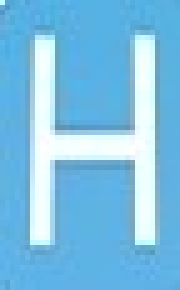
#> input picture image-processing/13.jpg, 36 x 58 px (shown 5 times larger)
$ python exp1.py
#> lines starting #> are read from the running program, lines starting #| are printed output that depends on the picture; after the words box and inside, x2 and y2 are one past the last pixel; in counts of white or black regions, pixels touching at a corner belong together
""" Image object
"""
import cv2 as cv
import numpy as np
import imutils
import glob
import matplotlib.pyplot as plt

def contains_template(template_image, visualize=False, image_path="images"):
    """
    Finds the location of the template in a given image.
    Arguments: template image, image path
    Returns an image with the location marked in a rectangle.
    """
    found = None
    (tH, tW) = template_image.shape[:2]

    for imagePath in glob.glob(image_path + "/*.jpg"):
        img = cv.imread(imagePath) # Read the image file

        _gray = cv.cvtColor(_resize(img, scale_percent=30), cv.COLOR_BGR2GRAY)

        for scale in np.linspace(0.2, 1.0, 30)[::-1]:
            # this loop scales the image by 30% while searching for the image template
            resized = imutils.resize(_gray, width=int(_gray.shape[1] * scale))

            r = _gray.shape[1]/float(resized.shape[1])

            # Break the loop when the image is smaller than the template.
            # this will prevent and error on cv.matchTemplate
            if resized.shape[0] < tH or resized.shape[1] < tW:
                break

            _image = 0
            edged = cv.Canny(resized, 50, 100)
            result = cv.matchTemplate(edged, template_image, cv.TM_CCOEFF)
            # experiment
            # w, h = template.shape[::-1]
            (_, maxVal, _, maxLoc) = cv.minMaxLoc(result)
            # (min_val, maxVal, min_loc, maxLoc) = cv.minMaxLoc(result)

            # top_left = min_loc
            # bottom_right = (top_left[0] + tW, top_left[1] + tH)

            """ check to see if the iteration should be visualized"""

            if visualize:
                """ draw a bounding box around the detected region """
                clone = np.dstack([edged, edged, edged])
                cv.rectangle(clone, (maxLoc[0], maxLoc[1]),
                    (maxLoc[0] + tW, maxLoc[1] + tH), (0, 0, 255), 2)
                cv.imshow("Visualize", clone)
                cv.waitKey(0)

            if found is None or maxVal > found[0]:
                found = (maxVal, maxLoc, r)


        (_, maxLoc, r) = found
        (startX, startY) = (int(maxLoc[0] * r), int(maxLoc[1] * r))
        # (startX, startY) = (int(maxLoc[0]*resized), int(maxLoc[1] * resized))
        (endX, endY) = (int((maxLoc[0] + tW) * r), int((maxLoc[1] + tH) * r))
        # (endX, endY) = (int((maxLoc[0] + tW) * resized), int((maxLoc[1] + tH) * resized))
        """draw a bounding box around the detected result and display the image """
        # cv.rectangle(image, top_left, bottom_right, (0,0,255), 20)
        cv.rectangle(_gray, (startX, startY), (endX, endY), (0, 0, 255), 2)
        cv.imshow("Image", _gray)
        cv.waitKey(0)

def _resize(img, scale_percent=50):
    """
    Takes an image and resizes, default it reduces to 50%
    """
    width = int(img.shape[1] * scale_percent / 100)
    height = int(img.shape[0] * scale_percent / 100)
    dim = (width, height)
    """ resize image"""
    image = cv.resize(img, dim, interpolation = cv.INTER_AREA)

    return image

def canny_template(image):
    #converts image to gray
    img = cv.cvtColor(image, cv.COLOR_BGR2GRAY)

    scale_percent = 250 # percent of original size
    width = int(img.shape[1] * scale_percent / 100)
    height = int(img.shape[0] * scale_percent / 100)
    dim = (width, height)
    """ resize image"""
    image = cv.resize(img, dim, interpolation = cv.INTER_AREA)
    # applies canny edge detection
    template = cv.Canny(image, 50, 200)

    return template

def filtered(gray_image):
    blur = cv.GaussianBlur(gray_image, (11, 11), 0)
    thresh = cv.threshold(blur, 200, 255, cv.THRESH_BINARY)[1]
    thresh = cv.erode(thresh, None, iterations=2)
    thresh = cv.dilate(thresh, None, iterations=4)

def function1(image):
    """
    Attempting to reduce noise(image shine from)
    """
    # image = image_resize(img)
    new_image = np.zeros(image.shape, image.dtype)

    alpha = 1.0 # Simple contrast control
    beta = 50    # Simple brightness control
    # Initialize values
    print(' Basic Linear Transforms ')
    print('-------------------------')
    try:
        alpha = float(0.0) # float: 1.0-3.0
        beta = int(100) # 1-100
    except ValueError:
        print('Error, not a number')
    # Do the operation new_image(i,j) = alpha*image(i,j) + beta
    # Instead of these 'for' loops we could have used simply:
    # new_image = cv.convertScaleAbs(image, alpha=alpha, beta=beta)
    # but we wanted to show you how to access the pixels :)
    for y in range(image.shape[0]):
        for x in range(image.shape[1]):
            for c in range(image.shape[2]):
                new_image[y,x,c] = np.clip(alpha*image[y,x,c] + beta, 0, 255)
    cv.imshow('Original Image', image)
    cv.imshow('New Image', new_image)
    # Wait until user press some key
    cv.waitKey()

if __name__ == "__main__":
    template = canny_template(cv.imread("13.jpg"))
#> in canny_template, image is the input picture: shape (58, 36, 3); mean B, G, R 228.8, 192, 124.2
#> in canny_template, `template = cv.Canny(image, 50, 200)`:
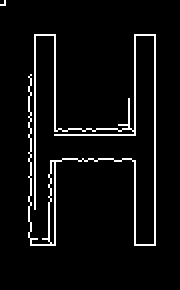
#> template: shape (145, 90) (shown 2 times larger); 5.3% white in thin lines or dots, all inside (x1, y1, x2, y2) = (0, 0, 78, 123)
    print(template.shape[:2])
#| (145, 90)
    """
    Trying to reduce image shine to reduce errors
    """
    # image = cv.imread("images/2.jpg")
    # resized = image_resize(image)
    # function1(resized)
    contains_template(template, visualize=True)
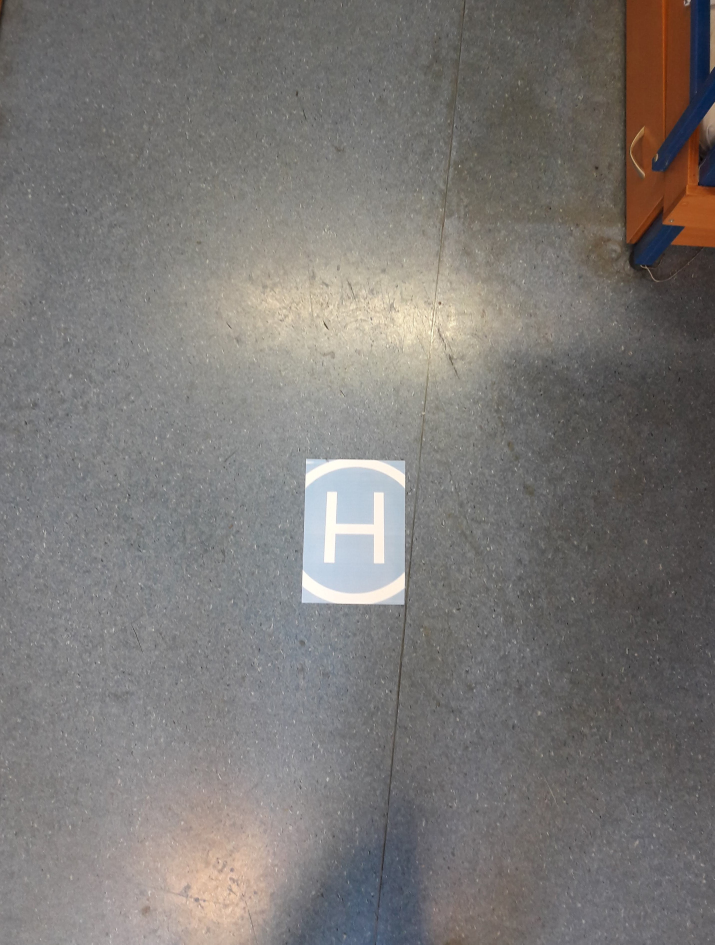
#> input picture image-processing/images/0.jpg, 2859 x 3777 px (shown at 1/4 size)
#> in contains_template, img is the input picture: shape (3777, 2859, 3); mean B, G, R 117.3, 119.9, 123.2
#> the loop in contains_template, `for scale in np.linspace(0.2, 1.0, 30)[::-1]:` made 30 passes
#> (maxVal, found) on passes 1, 4, 6: (7598388, (7598388, (374, 561), 1)), (9889868, (9889868, (661, 2), 1.09)), (11394113, (11394113, (319, 484), 1.16))
#> (maxVal, maxLoc) on passes 2, 3, 5, 7, 8, 9: (6743525, (394, 637)), (7407648, (441, 519)), (9362732, (331, 491)), (8607575, (609, 78)), (9126040, (588, 69)), (9445097, (567, 0))
#> pass 1, in contains_template, `result = cv.matchTemplate(edged, template_image, cv.TM_CCOEFF)`:
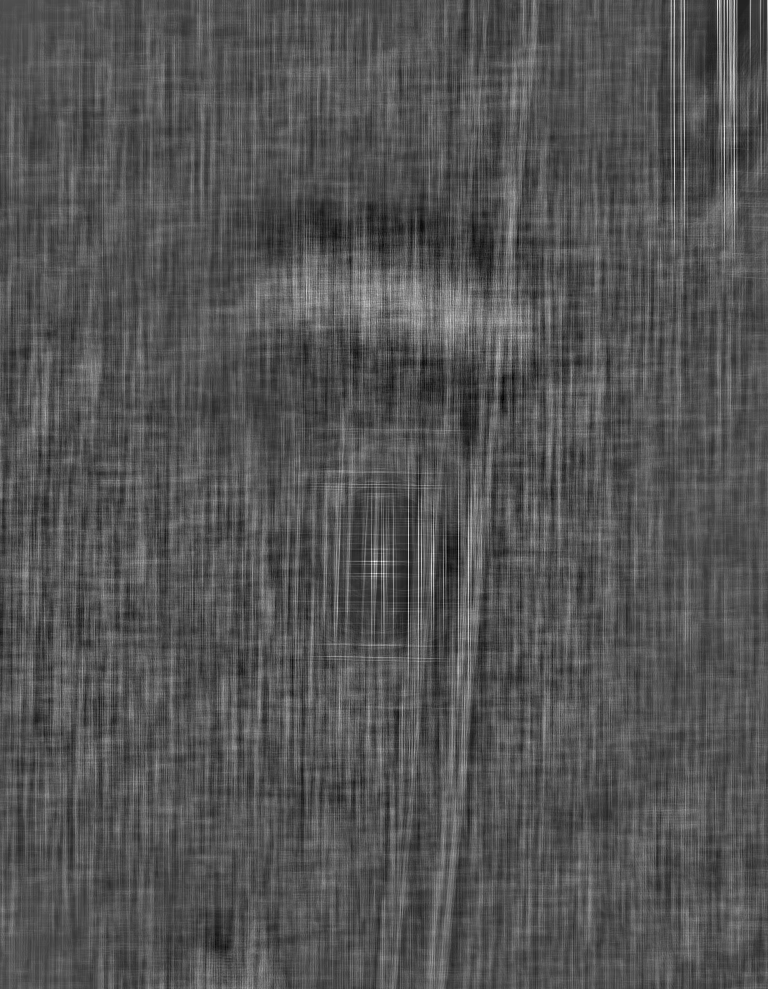
#> result: shape (989, 768) float32; min -3726365.8, max 7598388, mean 161.6; drawn with min black and max white
#> pass 1, in contains_template, `cv.imshow("Visualize", clone)`:
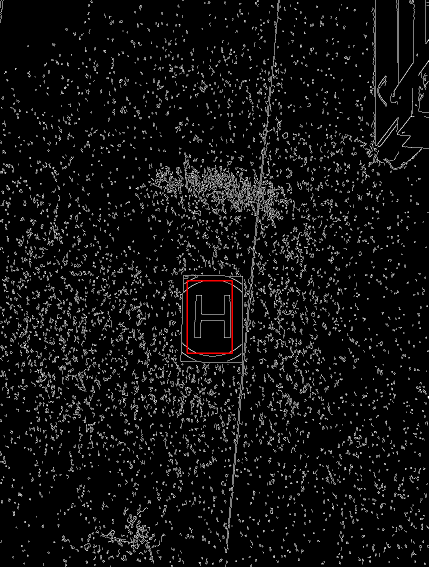
#> window 'Visualize': shape (1133, 857, 3) (shown at 1/2 size); mean B, G, R 15.6, 15.6, 15.9
#> after the loop in contains_template, `for scale in np.linspace(0.2, 1.0, 30)[::-1]:`:
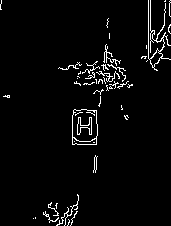
#> edged: shape (226, 171); 3.5% white in thin lines or dots
#> after the loop in contains_template, `for scale in np.linspace(0.2, 1.0, 30)[::-1]:`:
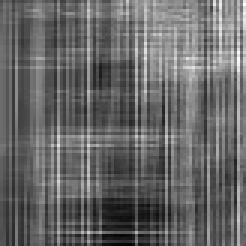
#> result: shape (82, 82) float32 (shown 3 times larger); min -2089469.6, max 3896298, mean 334923.3; drawn with min black and max white
#> in contains_template, `(_, maxLoc, r) = found`: maxLoc = (319, 484); r = 1.16
#> in contains_template, `(startX, startY) = (int(maxLoc[0] * r), int(maxLoc[1] * r))`: startX = 370; startY = 562
#> in contains_template, `(endX, endY) = (int((maxLoc[0] + tW) * r), int((maxLoc[1] + tH) * r))`: endX = 474; endY = 730
#> in contains_template, `cv.rectangle(_gray, (startX, startY), (endX, endY), (0, 0, 255), 2)`:
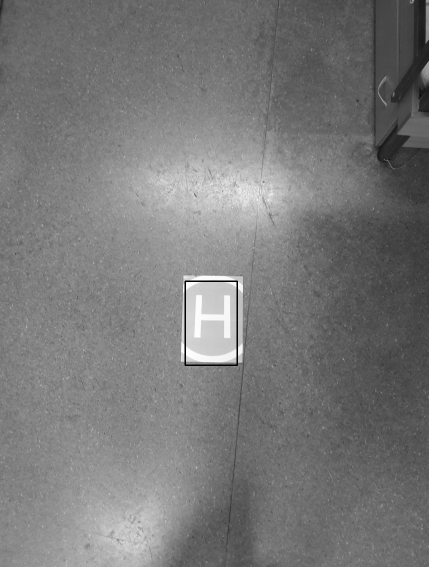
#> _gray: shape (1133, 857) (shown at 1/2 size); min 0, max 254, mean 120.2
